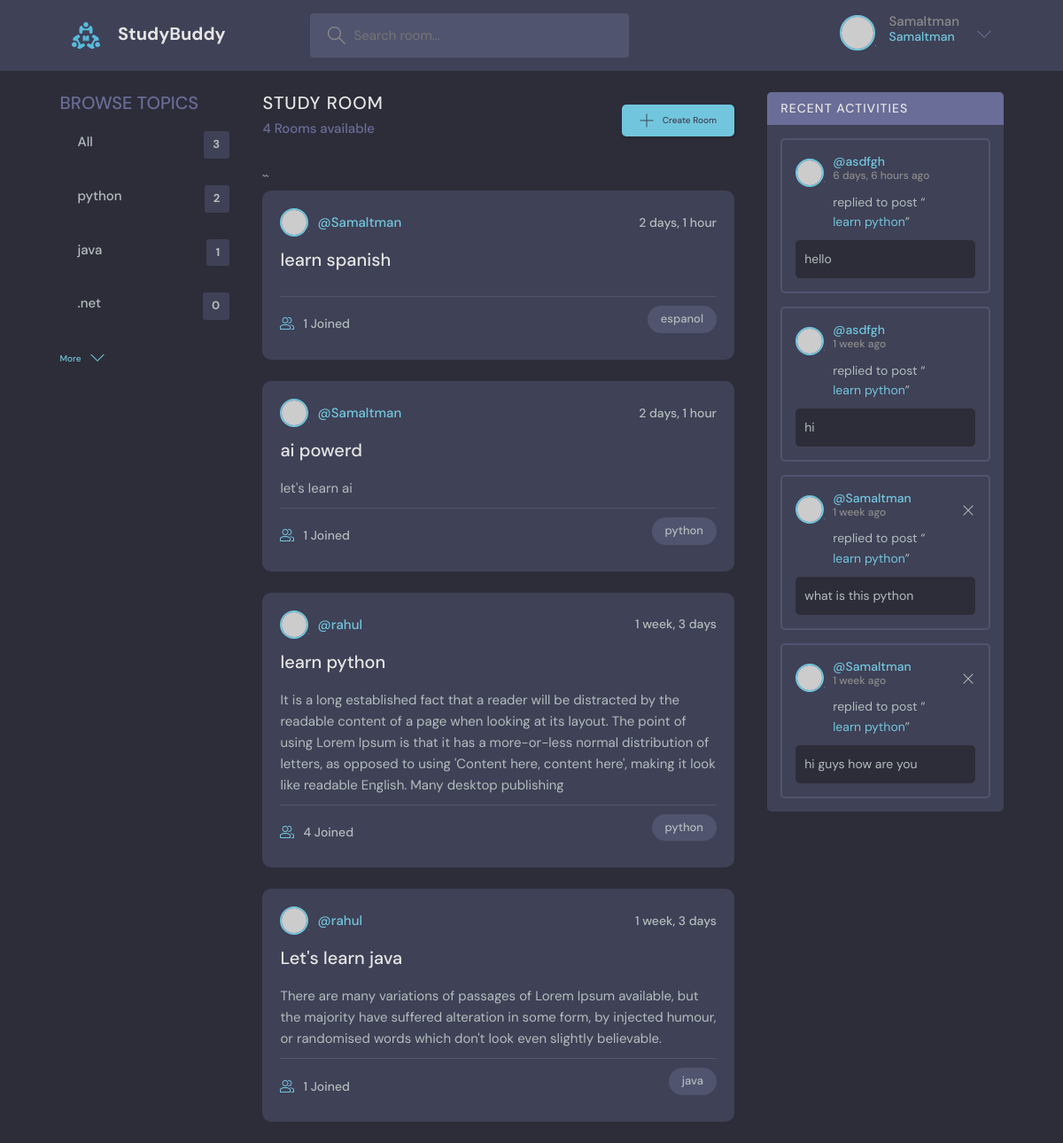
Screenshot of / (signed in) with the database file from the repository.
### base_app/models.py (models this page shows)
class Topics(models.Model):
    name = models.CharField(max_length=100)
    def __str__(self):
        return self.name

class Room(models.Model):
    host = models.ForeignKey(User, on_delete=models.CASCADE)
    participants = models.ManyToManyField(
        User, related_name='participants', blank=True)
    name = models.CharField(max_length=100)
    topic = models.ForeignKey(Topics, on_delete=models.CASCADE)
    description = models.TextField(null=True, blank=True)
    updated = models.DateTimeField(auto_now=True)
    created = models.DateTimeField(auto_now_add=True)
    class Meta:
        ordering = ['-updated', '-created']
    def __str__(self):
        return self.name

class Message(models.Model):
    user = models.ForeignKey(User, on_delete=models.CASCADE)
    room = models.ForeignKey(Room, on_delete=models.CASCADE)
    body = models.TextField()
    updated = models.DateTimeField(auto_now=True)
    created = models.DateTimeField(auto_now_add=True)
    class Meta:
        ordering = ['-updated', '-created']
    def __str__(self):
        return self.body[0:20]

### base_app/views.py (the view)
# urls.py: path('', views.index, name='home'),
def index(request):
    q = request.GET.get("q", "")
    topics = Topics.objects.all()[0:3]
    room = Room.objects.filter(
        Q(topic__name__icontains=q) |
        Q(name__icontains=q) |
        Q(description__icontains=q)
    )
    room_count = room.count()
    message_room = Message.objects.filter(
        Q(room__topic__name__icontains=q) |
        Q(user__username__icontains=q) |
        Q(body__icontains=q)
    )
    context = {"room": room,
               "topics": topics,
               "room_count": room_count,
               'message_room': message_room
               }
    return render(request, "base/index.html", context)

### template/base/index.html (shortened to what this page needs)
{% extends "base.html" %}
{% block content %}
    <main class="layout layout--3">
      <div class="container">
        {% include "base/topic_bar.html" %}
        <div class="roomList">
          <div class="roomList__header">
            <div>
              <h2>Study Room</h2>
              <p>{{room_count}} Rooms available</p>
            </div>
            <a class="btn btn--main" href='{% url "create_room" %}'>
              <svg version="1.1" xmlns="http://www.w3.org/2000/svg" width="32" height="32" viewBox="0 0 32 32">
                <title>add</title>
                <path
                  d="M16.943 0.943h-1.885v14.115h-14.115v1.885h14.115v14.115h1.885v-14.115h14.115v-1.885h-14.115v-14.115z"
                ></path>
              </svg>
              Create Room
            </a>
          </div>
          `` {% include "base/feed.html" %}
        </div>
        {% include "base/activity_bar.html" %}
      </div>
    </main>
    {% endblock content %}

### template/navbar.html (shortened to what this page needs)
{% load static %}
<header class="header header--loggedIn">
    <div class="container">
      <a href="{% url 'home' %}" class="header__logo">
        <img src='{% static "images/logo.svg" %}'>
        <h1>StudyBuddy</h1>
      </a>
      <form class="header__search" action="{% url 'home' %}" method="GET">
        <label>
          <input type="text" name="q" placeholder="Search room..."/>
        </label>
      </form>
      <nav class="header__menu">
        {% if request.user.is_authenticated %}
        <div class="header__user">
          <a href='{% url "profile_view" request.user.id %}'>
            <div class="avatar avatar--medium active">
              <img src="https://randomuser.me/api/portraits/men/37.jpg" />
            </div>
            <p>{{request.user.username}} <span>{{request.user.username}}</span></p>
          </a>
          <button class="dropdown-button">
            <svg version="1.1" xmlns="http://www.w3.org/2000/svg" width="32" height="32" viewBox="0 0 32 32">
              <title>chevron-down</title>
              <path d="M16 21l-13-13h-3l16 16 16-16h-3l-13 13z"></path>
            </svg>
          </button>
        </div>
        {% else %}
        <a href= '{% url "login" %} '>
          <img src="{% static 'images/avatar.svg' %}" />
          <p>Login</p>
        </a>
        {% endif %}
      </nav>
    </div>
  </header>

### template/base/topic_bar.html
<div class="topics">
    <div class="topics__header">
      <h2>Browse Topics</h2>
    </div>
    <ul class="topics__list">
      <li>
        <a href='{% url "home" %}'>All<span>{{topics.count}}</span></a>
      </li>
      <li>
        {% for value in topics %}
        <div>
            <a href='{% url "home" %}?q={{value.name}}'>{{value.name}}<span>{{value.room_set.all.count}}</span></a>
        </div>
    {% endfor %}
      </li>
    </ul>
    <a class="btn btn--link" href='{% url "topics" %}'>
      More
      <svg version="1.1" xmlns="http://www.w3.org/2000/svg" width="32" height="32" viewBox="0 0 32 32">
        <title>chevron-down</title>
        <path d="M16 21l-13-13h-3l16 16 16-16h-3l-13 13z"></path>
      </svg>
    </a>
  </div>

### template/base/feed.html (shortened to what this page needs)
<div>
  {% for value  in room %}
    <div class="roomListRoom">
        <div class="roomListRoom__header">
          <a href="{% url 'profile_view' value.host.id %}" class="roomListRoom__author">
            <div class="avatar avatar--small">
              <img src="https://randomuser.me/api/portraits/women/11.jpg" />
            </div>
            <span>@{{value.host.username}}</span>
          </a>
          <div class="roomListRoom__actions">
            <span>{{value.created|timesince}}</span>
          </div>
        </div>
        <div class="roomListRoom__content">
          <a href='{% url "room" value.id %}'>{{value.name}}</a>
          <p>
            {{value.description}}
          </p>
        </div>
        <div class="roomListRoom__meta">
          <a href='{% url "room" value.id %}' class="roomListRoom__joined">
            {{value.participants.all.count}} Joined
          </a>
          <p class="roomListRoom__topic">{{value.topic}}</p>
        </div>
    </div>
    {% endfor %}
  </div>

### template/base/activity_bar.html (shortened to what this page needs)
<div class="activities">
  <div class="activities__header">
    <h2>Recent Activities</h2>
  </div>
  {% for message in message_room%}
    <div class="activities__box">
      <div class="activities__boxHeader roomListRoom__header">
        <a href="{% url 'profile_view' message.user.id %}" class="roomListRoom__author">
          <div class="avatar avatar--small">
            <img src="https://randomuser.me/api/portraits/women/11.jpg" />
          </div>
          <p>
            @{{ message.user }}
            <span>{{ message.created|timesince }} ago</span>
          </p>
        </a>
        {% if request.user == message.user %}
        <div class="roomListRoom__actions">
          <a href='{% url "delete_message" message.id %}'>
            <svg version="1.1" xmlns="http://www.w3.org/2000/svg" width="32" height="32" viewBox="0 0 32 32">
              <title>remove</title>
              <path
                d="M27.314 6.019l-1.333-1.333-9.98 9.981-9.981-9.981-1.333 1.333 9.981 9.981-9.981 9.98 1.333 1.333 9.981-9.98 9.98 9.98 1.333-1.333-9.98-9.98 9.98-9.981z"
              ></path>
            </svg>
          </a>
        </div>
        {% endif %}
      </div>
      <div class="activities__boxContent">
        <p>replied to post “<a href='{% url "room" message.room.id %}'>{{message.room}}</a>”</p>
        <div class="activities__boxRoomContent">
          {{message}}
        </div>
      </div>
    </div>
  {% endfor %}
</div>

### rows the page displays
Topics: name "python", room_set.all.count "2"
Topics: name "java", room_set.all.count "1"
Topics: name ".net", room_set.all.count "0"
Room: host.username "Samaltman", created "2 days, 1 hour", name "learn spanish", participants.all.count "1", topic "espanol"
Room: host.username "Samaltman", created "2 days, 1 hour", name "ai powerd", description "let's learn ai", participants.all.count "1", topic "python"
Room: host.username "rahul", created "1 week, 3 days", name "learn python", description "It is a long established fact that a reader will be distracted by the readable content of a page when looking at its layout. The point of using Lorem Ipsum is that it has a more-or-less normal distribution of letters, as opposed to using 'Content here, content here', making it look like readable English. Many desktop publishing", participants.all.count "4", topic "python"
Room: host.username "rahul", created "1 week, 3 days", name "Let's learn java", description "There are many variations of passages of Lorem Ipsum available, but the majority have suffered alteration in some form, by injected humour, or randomised words which don't look even slightly believable.", participants.all.count "1", topic "java"
Message: user "asdfgh", created "6 days, 6 hours", room "learn python", body "hello"
Message: user "asdfgh", created "1 week", room "learn python", body "hi"
Message: user "Samaltman", created "1 week", room "learn python", body "what is this python"
Message: user "Samaltman", created "1 week", room "learn python", body "hi guys how are you"

### other values shown
{{ request.user.username }} "Samaltman"
{{ topics.count }} "3"
{{ room_count }} "4"
